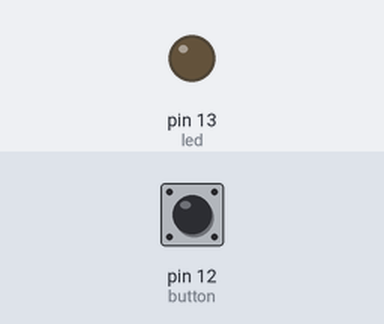
Bench run of a sketch on a simulated Arduino Uno, built with avr-gcc and run on an emulated ATmega328P. Parts: output pins drawn as LEDs (lit = HIGH). The test bench sets the inputs (shaded band); at power-on: pin 12 (button) LOW.

Above: at 1.2 s.
1.3 s: pin 12 (button) pulled HIGH for 1 s
At 1.4 s:
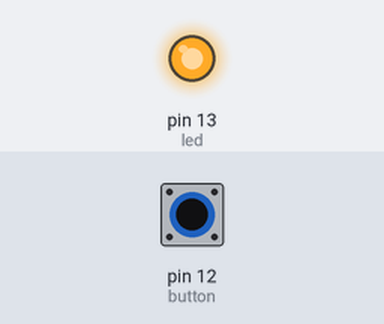
4.3 s: pin 12 (button) pulled HIGH for 3.2 s
At 7.7 s:
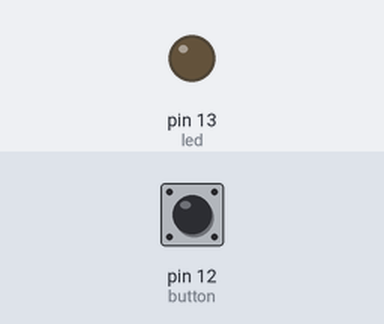
Timing chart, 0 to 9.2 s (numbered marks = the images above; inputs shaded):
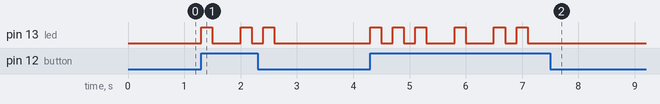

The sketch:

_3state.ino
```cpp
int button = 12;
int led = 13;
int counter = 0;
void setup() {
  // put your setup code here, to run once:
  //set pin 13 as output
  pinMode(led, OUTPUT);
  //set pin 12 as input
  pinMode(button, INPUT);
}

void loop() {
  // put your main code here, to run repeatedly:
  //turn led on if button pressed
  if(digitalRead(button) == HIGH){
    if(counter % 3 == 0){
      digitalWrite(led, HIGH);
      delay(200);
      digitalWrite(led, LOW);
      delay(500);
      counter++;
    }else if(counter % 3 == 1){
      digitalWrite(led, HIGH);
      delay(200);
      digitalWrite(led, LOW);
      delay(200);
      digitalWrite(led, HIGH);
      delay(200);
      digitalWrite(led, LOW);
      delay(500);
      counter++;
    }else if(counter % 3 == 2){
      digitalWrite(led, HIGH);
      delay(200);
      digitalWrite(led, LOW);
      delay(200);
      digitalWrite(led, HIGH);
      delay(200);
      digitalWrite(led, LOW);
      delay(200);
      digitalWrite(led, HIGH);
      delay(200);
      digitalWrite(led, LOW);
      counter = 0;
      delay(500);
    }
  }
}
```

Measured:
- after the input at 1.3 s, pin 13 (led): goes HIGH 0.20 s, LOW 0.50 s, HIGH 0.20 s, LOW 0.20 s, HIGH 0.20 s, then LOW, starting at once
- after the input at 4.3 s, pin 13 (led): LOW → HIGH at once, → LOW 0.20 s later, → HIGH 0.20 s later, → LOW 0.20 s later, … (12 changes in this stretch)
